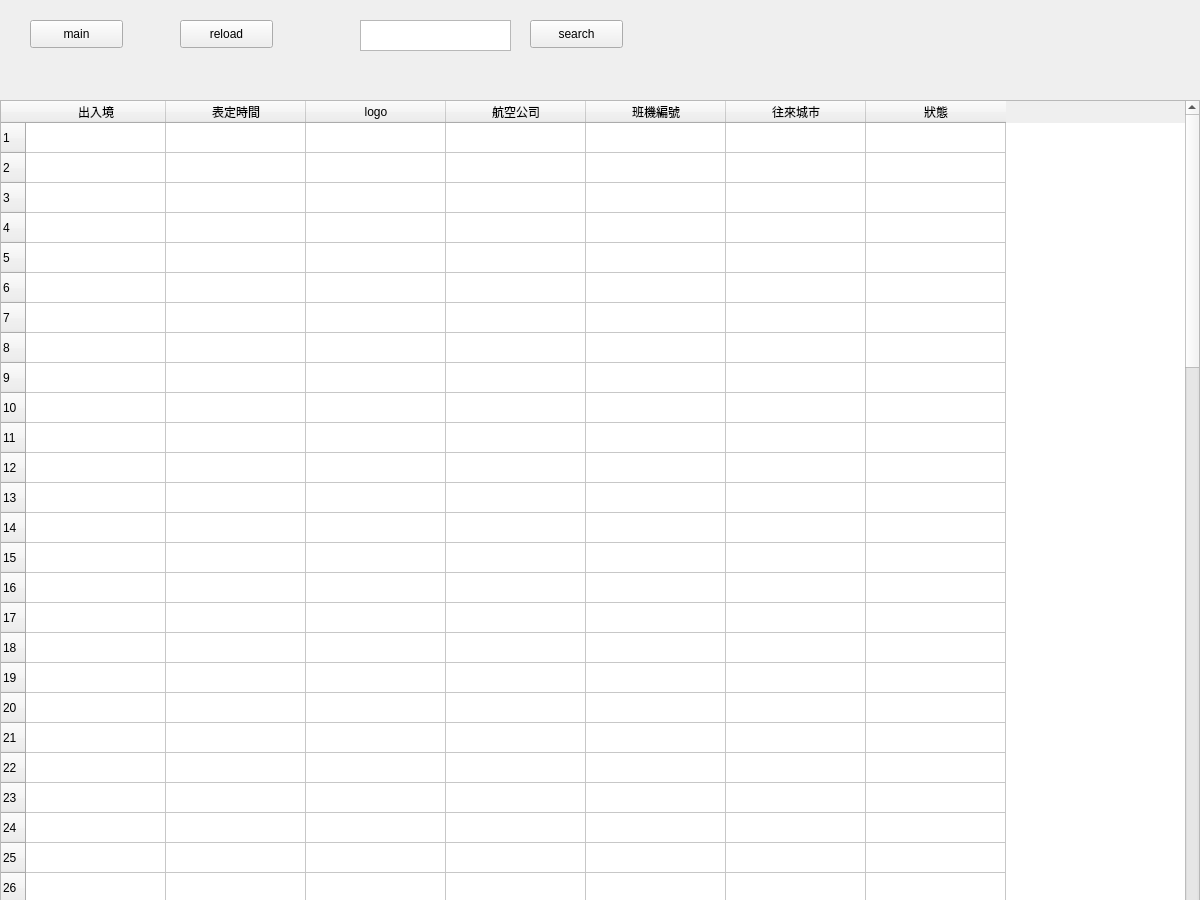
<?xml version="1.0" encoding="UTF-8"?>
<ui version="4.0">
 <class>Flight</class>
 <widget class="QWidget" name="Flight">
  <property name="geometry">
   <rect>
    <x>0</x>
    <y>0</y>
    <width>1200</width>
    <height>900</height>
   </rect>
  </property>
  <property name="windowTitle">
   <string>Form</string>
  </property>
  <widget class="QLabel" name="background">
   <property name="geometry">
    <rect>
     <x>0</x>
     <y>0</y>
     <width>1200</width>
     <height>900</height>
    </rect>
   </property>
   <property name="text">
    <string/>
   </property>
   <property name="pixmap">
    <pixmap>pic/abstract-blue-geometric-shapes-background_1035-17545.jpg</pixmap>
   </property>
   <property name="scaledContents">
    <bool>true</bool>
   </property>
  </widget>
  <widget class="QPushButton" name="flightinfo">
   <property name="geometry">
    <rect>
     <x>490</x>
     <y>460</y>
     <width>93</width>
     <height>28</height>
    </rect>
   </property>
   <property name="text">
    <string>flightinfo</string>
   </property>
  </widget>
  <widget class="QPushButton" name="main">
   <property name="geometry">
    <rect>
     <x>30</x>
     <y>20</y>
     <width>93</width>
     <height>28</height>
    </rect>
   </property>
   <property name="text">
    <string>main</string>
   </property>
  </widget>
  <widget class="QTableWidget" name="flighttable">
   <property name="geometry">
    <rect>
     <x>0</x>
     <y>100</y>
     <width>1200</width>
     <height>900</height>
    </rect>
   </property>
   <property name="inputMethodHints">
    <set>Qt::ImhNone</set>
   </property>
   <property name="frameShape">
    <enum>QFrame::StyledPanel</enum>
   </property>
   <property name="frameShadow">
    <enum>QFrame::Sunken</enum>
   </property>
   <property name="editTriggers">
    <set>QAbstractItemView::NoEditTriggers</set>
   </property>
   <property name="rowCount">
    <number>100</number>
   </property>
   <property name="columnCount">
    <number>7</number>
   </property>
   <attribute name="horizontalHeaderDefaultSectionSize">
    <number>140</number>
   </attribute>
   <row/>
   <row/>
   <row/>
   <row/>
   <row/>
   <row/>
   <row/>
   <row/>
   <row/>
   <row/>
   <row/>
   <row/>
   <row/>
   <row/>
   <row/>
   <row/>
   <row/>
   <row/>
   <row/>
   <row/>
   <row/>
   <row/>
   <row/>
   <row/>
   <row/>
   <row/>
   <row/>
   <row/>
   <row/>
   <row/>
   <row/>
   <row/>
   <row/>
   <row/>
   <row/>
   <row/>
   <row/>
   <row/>
   <row/>
   <row/>
   <row/>
   <row/>
   <row/>
   <row/>
   <row/>
   <row/>
   <row/>
   <row/>
   <row/>
   <row/>
   <row/>
   <row/>
   <row/>
   <row/>
   <row/>
   <row/>
   <row/>
   <row/>
   <row/>
   <row/>
   <row/>
   <row/>
   <row/>
   <row/>
   <row/>
   <row/>
   <row/>
   <row/>
   <row/>
   <row/>
   <row/>
   <row/>
   <row/>
   <row/>
   <row/>
   <row/>
   <row/>
   <row/>
   <row/>
   <row/>
   <row/>
   <row/>
   <row/>
   <row/>
   <row/>
   <row/>
   <row/>
   <row/>
   <row/>
   <row/>
   <row/>
   <row/>
   <row/>
   <row/>
   <row/>
   <row/>
   <row/>
   <row/>
   <row/>
   <row/>
   <column>
    <property name="text">
     <string>出入境</string>
    </property>
   </column>
   <column>
    <property name="text">
     <string>表定時間</string>
    </property>
   </column>
   <column>
    <property name="text">
     <string>logo</string>
    </property>
   </column>
   <column>
    <property name="text">
     <string>航空公司</string>
    </property>
   </column>
   <column>
    <property name="text">
     <string>班機編號</string>
    </property>
   </column>
   <column>
    <property name="text">
     <string>往來城市</string>
    </property>
   </column>
   <column>
    <property name="text">
     <string>狀態</string>
    </property>
   </column>
  </widget>
  <widget class="QPushButton" name="reload">
   <property name="geometry">
    <rect>
     <x>180</x>
     <y>20</y>
     <width>93</width>
     <height>28</height>
    </rect>
   </property>
   <property name="text">
    <string>reload</string>
   </property>
  </widget>
  <widget class="QPushButton" name="search">
   <property name="geometry">
    <rect>
     <x>530</x>
     <y>20</y>
     <width>93</width>
     <height>28</height>
    </rect>
   </property>
   <property name="text">
    <string>search</string>
   </property>
  </widget>
  <widget class="QTextEdit" name="textEdit">
   <property name="geometry">
    <rect>
     <x>360</x>
     <y>20</y>
     <width>151</width>
     <height>31</height>
    </rect>
   </property>
  </widget>
 </widget>
 <resources/>
 <connections>
  <connection>
   <sender>main</sender>
   <signal>clicked()</signal>
   <receiver>flighttable</receiver>
   <slot>hide()</slot>
   <hints>
    <hint type="sourcelabel">
     <x>76</x>
     <y>33</y>
    </hint>
    <hint type="destinationlabel">
     <x>599</x>
     <y>549</y>
    </hint>
   </hints>
  </connection>
  <connection>
   <sender>flightinfo</sender>
   <signal>clicked()</signal>
   <receiver>flighttable</receiver>
   <slot>show()</slot>
   <hints>
    <hint type="sourcelabel">
     <x>536</x>
     <y>473</y>
    </hint>
    <hint type="destinationlabel">
     <x>599</x>
     <y>549</y>
    </hint>
   </hints>
  </connection>
  <connection>
   <sender>flightinfo</sender>
   <signal>clicked()</signal>
   <receiver>search</receiver>
   <slot>show()</slot>
   <hints>
    <hint type="sourcelabel">
     <x>536</x>
     <y>473</y>
    </hint>
    <hint type="destinationlabel">
     <x>576</x>
     <y>33</y>
    </hint>
   </hints>
  </connection>
  <connection>
   <sender>flightinfo</sender>
   <signal>clicked()</signal>
   <receiver>textEdit</receiver>
   <slot>show()</slot>
   <hints>
    <hint type="sourcelabel">
     <x>536</x>
     <y>473</y>
    </hint>
    <hint type="destinationlabel">
     <x>435</x>
     <y>35</y>
    </hint>
   </hints>
  </connection>
 </connections>
</ui>
